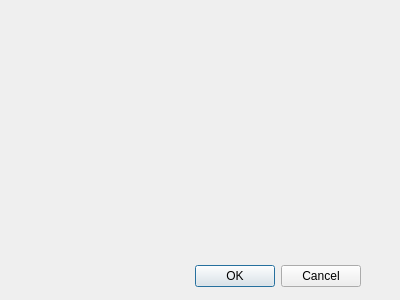
<?xml version="1.0" encoding="UTF-8"?>
<ui version="4.0">
 <class>FormComplant</class>
 <widget class="QDialog" name="FormComplant">
  <property name="geometry">
   <rect>
    <x>0</x>
    <y>0</y>
    <width>400</width>
    <height>300</height>
   </rect>
  </property>
  <property name="windowTitle">
   <string>Dialog</string>
  </property>
  <widget class="QDialogButtonBox" name="buttonBox">
   <property name="geometry">
    <rect>
     <x>20</x>
     <y>260</y>
     <width>341</width>
     <height>32</height>
    </rect>
   </property>
   <property name="orientation">
    <enum>Qt::Orientation::Horizontal</enum>
   </property>
   <property name="standardButtons">
    <set>QDialogButtonBox::StandardButton::Cancel|QDialogButtonBox::StandardButton::Ok</set>
   </property>
  </widget>
 </widget>
 <resources/>
 <connections>
  <connection>
   <sender>buttonBox</sender>
   <signal>accepted()</signal>
   <receiver>FormComplant</receiver>
   <slot>accept()</slot>
   <hints>
    <hint type="sourcelabel">
     <x>248</x>
     <y>254</y>
    </hint>
    <hint type="destinationlabel">
     <x>157</x>
     <y>274</y>
    </hint>
   </hints>
  </connection>
  <connection>
   <sender>buttonBox</sender>
   <signal>rejected()</signal>
   <receiver>FormComplant</receiver>
   <slot>reject()</slot>
   <hints>
    <hint type="sourcelabel">
     <x>316</x>
     <y>260</y>
    </hint>
    <hint type="destinationlabel">
     <x>286</x>
     <y>274</y>
    </hint>
   </hints>
  </connection>
 </connections>
</ui>
